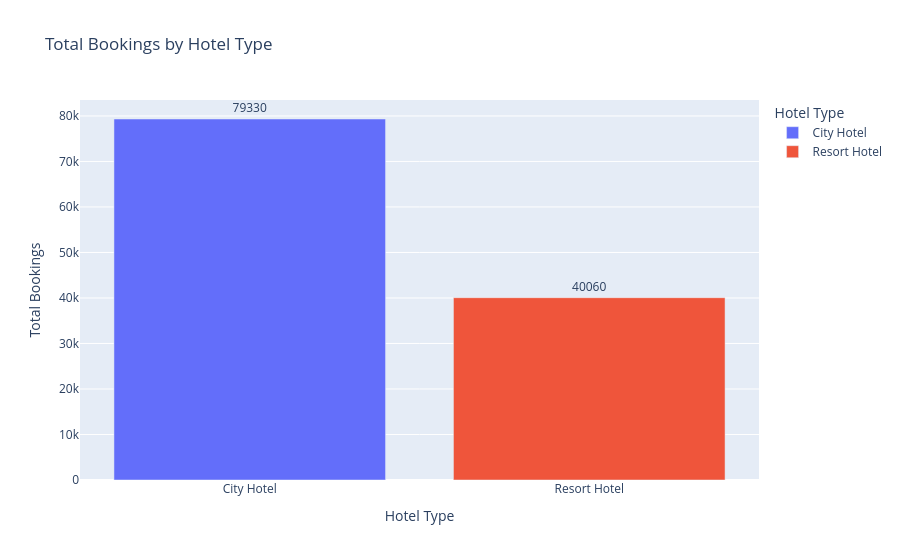

Notebook code cell kept with this figure:
### Code cell
hotel_counts = df.groupby('hotel')['is_canceled'].agg(
 total_bookings='count',
 total_cancellations='sum'
).reset_index()

fig1 = px.bar(
hotel_counts,
x='hotel',
y='total_bookings',
color='hotel',
title='Total Bookings by Hotel Type',
labels={'hotel': 'Hotel Type', 'total_bookings': 'Total Bookings'},
text='total_bookings'
)

fig1.update_traces(textposition='outside')
fig1.show()

### Figure 1 — Plotly figure (JSON) as saved in the notebook; plotly's stock layout.template omitted (floating-point values rounded to 4 significant figures)
{"data": [{"hovertemplate": "Hotel Type=%{x}<br>Total Bookings=%{text}<extra></extra>", "legendgroup": "City Hotel", "marker": {"color": "#636efa", "pattern": {"shape": ""}}, "name": "City Hotel", "orientation": "v", "showlegend": true, "text": [79330.0], "textposition": "outside", "type": "bar", "x": ["City Hotel"], "xaxis": "x", "y": [79330], "yaxis": "y"}, {"hovertemplate": "Hotel Type=%{x}<br>Total Bookings=%{text}<extra></extra>", "legendgroup": "Resort Hotel", "marker": {"color": "#EF553B", "pattern": {"shape": ""}}, "name": "Resort Hotel", "orientation": "v", "showlegend": true, "text": [40060.0], "textposition": "outside", "type": "bar", "x": ["Resort Hotel"], "xaxis": "x", "y": [40060], "yaxis": "y"}], "layout": {"barmode": "relative", "legend": {"title": {"text": "Hotel Type"}, "tracegroupgap": 0}, "title": {"text": "Total Bookings by Hotel Type"}, "xaxis": {"anchor": "y", "categoryarray": ["City Hotel", "Resort Hotel"], "categoryorder": "array", "domain": [0, 1], "title": {"text": "Hotel Type"}}, "yaxis": {"anchor": "x", "domain": [0, 1], "title": {"text": "Total Bookings"}}}}
